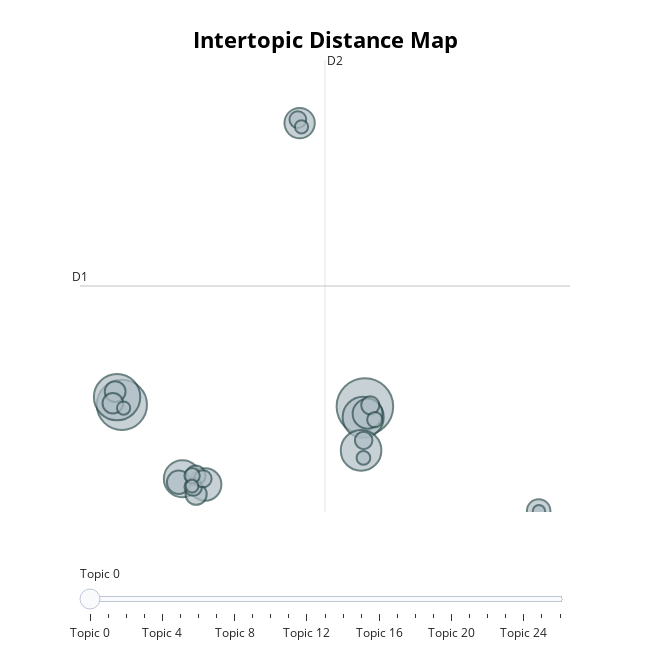

This figure's notebook cell:
### Code cell
topic_model.visualize_topics()

### Figure 1 — Plotly figure (JSON) as saved in the notebook; plotly's stock layout.template omitted (floating-point values rounded to 4 significant figures)
{"data": [{"customdata": [[0, "euro | area | monetary | policy | inflation", 272], [1, "market | bank | euro | rate | central", 214], [2, "payment | bank | digital | central | european", 183], [3, "policy | rate | bank | monetary | inflation", 143], [4, "financial | crisis | trichet | euro | stability", 140], [5, "financial | bank | policy | banking | market", 117], [6, "bank | banking | supervisor | risk | supervisory", 89], [7, "pandemic | inflation | support | continue | european", 78], [8, "bank | financial | area | euro | sector", 76], [9, "inflation | rate | policy | monetary | 2022", 47], [10, "financial | policy | crisis | country | monetary", 47], [11, "climate | risk | green | transition | environmental", 38], [12, "sepa | financial | payment | card | market", 37], [13, "euro | union | bank | area | banking", 36], [14, "financial | crisis | risk | market | policy", 33], [15, "monetary | policy | financial | price | crisis", 28], [16, "remain | medium | term | expect | growth", 26], [17, "financial | risk | bank | system | esrb", 26], [18, "supervision | banking | supervisory | bank | risk", 25], [19, "inflation | cent | energy | rate | remain", 24], [20, "cyber | resilience | infrastructure | ecrb | threat", 20], [21, "inflation | think | rate | policy | go", 20], [22, "die | der | la | euro | und", 16], [23, "greek | greece | programme | bank | government", 15], [24, "inflation | slide | price | pandemic | purchase", 15], [25, "ccp | clearing | resolution | recovery | risk", 14], [26, "pandemic | 2020 | policy | chart | monetary", 13]], "hovertemplate": "<b>Topic %{customdata[0]}</b><br>%{customdata[1]}<br>Size: %{customdata[2]}", "legendgroup": "", "marker": {"color": "#B0BEC5", "line": {"color": "DarkSlateGrey", "width": 2}, "size": [272, 214, 183, 143, 140, 117, 89, 78, 76, 47, 47, 38, 37, 36, 33, 28, 26, 26, 25, 24, 20, 20, 16, 15, 15, 14, 13], "sizemode": "area", "sizeref": 0.17, "symbol": "circle"}, "mode": "markers", "name": "", "orientation": "v", "showlegend": false, "type": "scatter", "x": [2.523, -15.99, -16.35, 2.391, 2.232, -11.38, -9.64, -2.448, 2.73, 15.76, -11.66, -10.33, -16.5, -16.68, -10.37, 2.933, 2.43, -10.56, -9.808, -2.584, -10.64, 3.276, 2.412, -15.86, -2.306, -10.64, 15.78], "xaxis": "x", "y": [4.2, 4.262, 4.559, 3.79, 2.525, 1.443, 1.224, 15.01, 3.923, 0.2146, 1.31, 0.8536, 4.768, 4.324, 1.569, 4.245, 2.907, 1.128, 1.445, 15.15, 1.56, 3.697, 2.239, 4.138, 14.87, 1.163, 0.2055], "yaxis": "y"}], "layout": {"annotations": [{"showarrow": false, "text": "D1", "x": -19.18, "y": 8.797, "yshift": 10}, {"showarrow": false, "text": "D2", "x": -0.5161, "xshift": 10, "y": 17.42}], "height": 650, "hoverlabel": {"bgcolor": "white", "font": {"family": "Rockwell", "size": 16}}, "legend": {"itemsizing": "constant", "tracegroupgap": 0}, "margin": {"t": 60}, "shapes": [{"line": {"color": "#CFD8DC", "width": 2}, "type": "line", "x0": -0.5161, "x1": -0.5161, "y0": 0.1747, "y1": 17.42}, {"line": {"color": "#9E9E9E", "width": 2}, "type": "line", "x0": -19.18, "x1": 18.15, "y0": 8.797, "y1": 8.797}], "sliders": [{"active": 0, "pad": {"t": 50}, "steps": [{"args": [{"marker.color": [["red", "#B0BEC5", "#B0BEC5", "#B0BEC5", "#B0BEC5", "#B0BEC5", "#B0BEC5", "#B0BEC5", "#B0BEC5", "#B0BEC5", "#B0BEC5", "#B0BEC5", "#B0BEC5", "#B0BEC5", "#B0BEC5", "#B0BEC5", "#B0BEC5", "#B0BEC5", "#B0BEC5", "#B0BEC5", "#B0BEC5", "#B0BEC5", "#B0BEC5", "#B0BEC5", "#B0BEC5", "#B0BEC5", "#B0BEC5"]]}], "label": "Topic 0", "method": "update"}, {"args": [{"marker.color": [["#B0BEC5", "red", "#B0BEC5", "#B0BEC5", "#B0BEC5", "#B0BEC5", "#B0BEC5", "#B0BEC5", "#B0BEC5", "#B0BEC5", "#B0BEC5", "#B0BEC5", "#B0BEC5", "#B0BEC5", "#B0BEC5", "#B0BEC5", "#B0BEC5", "#B0BEC5", "#B0BEC5", "#B0BEC5", "#B0BEC5", "#B0BEC5", "#B0BEC5", "#B0BEC5", "#B0BEC5", "#B0BEC5", "#B0BEC5"]]}], "label": "Topic 1", "method": "update"}, {"args": [{"marker.color": [["#B0BEC5", "#B0BEC5", "red", "#B0BEC5", "#B0BEC5", "#B0BEC5", "#B0BEC5", "#B0BEC5", "#B0BEC5", "#B0BEC5", "#B0BEC5", "#B0BEC5", "#B0BEC5", "#B0BEC5", "#B0BEC5", "#B0BEC5", "#B0BEC5", "#B0BEC5", "#B0BEC5", "#B0BEC5", "#B0BEC5", "#B0BEC5", "#B0BEC5", "#B0BEC5", "#B0BEC5", "#B0BEC5", "#B0BEC5"]]}], "label": "Topic 2", "method": "update"}, {"args": [{"marker.color": [["#B0BEC5", "#B0BEC5", "#B0BEC5", "red", "#B0BEC5", "#B0BEC5", "#B0BEC5", "#B0BEC5", "#B0BEC5", "#B0BEC5", "#B0BEC5", "#B0BEC5", "#B0BEC5", "#B0BEC5", "#B0BEC5", "#B0BEC5", "#B0BEC5", "#B0BEC5", "#B0BEC5", "#B0BEC5", "#B0BEC5", "#B0BEC5", "#B0BEC5", "#B0BEC5", "#B0BEC5", "#B0BEC5", "#B0BEC5"]]}], "label": "Topic 3", "method": "update"}, {"args": [{"marker.color": [["#B0BEC5", "#B0BEC5", "#B0BEC5", "#B0BEC5", "red", "#B0BEC5", "#B0BEC5", "#B0BEC5", "#B0BEC5", "#B0BEC5", "#B0BEC5", "#B0BEC5", "#B0BEC5", "#B0BEC5", "#B0BEC5", "#B0BEC5", "#B0BEC5", "#B0BEC5", "#B0BEC5", "#B0BEC5", "#B0BEC5", "#B0BEC5", "#B0BEC5", "#B0BEC5", "#B0BEC5", "#B0BEC5", "#B0BEC5"]]}], "label": "Topic 4", "method": "update"}, {"args": [{"marker.color": [["#B0BEC5", "#B0BEC5", "#B0BEC5", "#B0BEC5", "#B0BEC5", "red", "#B0BEC5", "#B0BEC5", "#B0BEC5", "#B0BEC5", "#B0BEC5", "#B0BEC5", "#B0BEC5", "#B0BEC5", "#B0BEC5", "#B0BEC5", "#B0BEC5", "#B0BEC5", "#B0BEC5", "#B0BEC5", "#B0BEC5", "#B0BEC5", "#B0BEC5", "#B0BEC5", "#B0BEC5", "#B0BEC5", "#B0BEC5"]]}], "label": "Topic 5", "method": "update"}, {"args": [{"marker.color": [["#B0BEC5", "#B0BEC5", "#B0BEC5", "#B0BEC5", "#B0BEC5", "#B0BEC5", "red", "#B0BEC5", "#B0BEC5", "#B0BEC5", "#B0BEC5", "#B0BEC5", "#B0BEC5", "#B0BEC5", "#B0BEC5", "#B0BEC5", "#B0BEC5", "#B0BEC5", "#B0BEC5", "#B0BEC5", "#B0BEC5", "#B0BEC5", "#B0BEC5", "#B0BEC5", "#B0BEC5", "#B0BEC5", "#B0BEC5"]]}], "label": "Topic 6", "method": "update"}, {"args": [{"marker.color": [["#B0BEC5", "#B0BEC5", "#B0BEC5", "#B0BEC5", "#B0BEC5", "#B0BEC5", "#B0BEC5", "red", "#B0BEC5", "#B0BEC5", "#B0BEC5", "#B0BEC5", "#B0BEC5", "#B0BEC5", "#B0BEC5", "#B0BEC5", "#B0BEC5", "#B0BEC5", "#B0BEC5", "#B0BEC5", "#B0BEC5", "#B0BEC5", "#B0BEC5", "#B0BEC5", "#B0BEC5", "#B0BEC5", "#B0BEC5"]]}], "label": "Topic 7", "method": "update"}, {"args": [{"marker.color": [["#B0BEC5", "#B0BEC5", "#B0BEC5", "#B0BEC5", "#B0BEC5", "#B0BEC5", "#B0BEC5", "#B0BEC5", "red", "#B0BEC5", "#B0BEC5", "#B0BEC5", "#B0BEC5", "#B0BEC5", "#B0BEC5", "#B0BEC5", "#B0BEC5", "#B0BEC5", "#B0BEC5", "#B0BEC5", "#B0BEC5", "#B0BEC5", "#B0BEC5", "#B0BEC5", "#B0BEC5", "#B0BEC5", "#B0BEC5"]]}], "label": "Topic 8", "method": "update"}, {"args": [{"marker.color": [["#B0BEC5", "#B0BEC5", "#B0BEC5", "#B0BEC5", "#B0BEC5", "#B0BEC5", "#B0BEC5", "#B0BEC5", "#B0BEC5", "red", "#B0BEC5", "#B0BEC5", "#B0BEC5", "#B0BEC5", "#B0BEC5", "#B0BEC5", "#B0BEC5", "#B0BEC5", "#B0BEC5", "#B0BEC5", "#B0BEC5", "#B0BEC5", "#B0BEC5", "#B0BEC5", "#B0BEC5", "#B0BEC5", "#B0BEC5"]]}], "label": "Topic 9", "method": "update"}, {"args": [{"marker.color": [["#B0BEC5", "#B0BEC5", "#B0BEC5", "#B0BEC5", "#B0BEC5", "#B0BEC5", "#B0BEC5", "#B0BEC5", "#B0BEC5", "#B0BEC5", "red", "#B0BEC5", "#B0BEC5", "#B0BEC5", "#B0BEC5", "#B0BEC5", "#B0BEC5", "#B0BEC5", "#B0BEC5", "#B0BEC5", "#B0BEC5", "#B0BEC5", "#B0BEC5", "#B0BEC5", "#B0BEC5", "#B0BEC5", "#B0BEC5"]]}], "label": "Topic 10", "method": "update"}, {"args": [{"marker.color": [["#B0BEC5", "#B0BEC5", "#B0BEC5", "#B0BEC5", "#B0BEC5", "#B0BEC5", "#B0BEC5", "#B0BEC5", "#B0BEC5", "#B0BEC5", "#B0BEC5", "red", "#B0BEC5", "#B0BEC5", "#B0BEC5", "#B0BEC5", "#B0BEC5", "#B0BEC5", "#B0BEC5", "#B0BEC5", "#B0BEC5", "#B0BEC5", "#B0BEC5", "#B0BEC5", "#B0BEC5", "#B0BEC5", "#B0BEC5"]]}], "label": "Topic 11", "method": "update"}, {"args": [{"marker.color": [["#B0BEC5", "#B0BEC5", "#B0BEC5", "#B0BEC5", "#B0BEC5", "#B0BEC5", "#B0BEC5", "#B0BEC5", "#B0BEC5", "#B0BEC5", "#B0BEC5", "#B0BEC5", "red", "#B0BEC5", "#B0BEC5", "#B0BEC5", "#B0BEC5", "#B0BEC5", "#B0BEC5", "#B0BEC5", "#B0BEC5", "#B0BEC5", "#B0BEC5", "#B0BEC5", "#B0BEC5", "#B0BEC5", "#B0BEC5"]]}], "label": "Topic 12", "method": "update"}, {"args": [{"marker.color": [["#B0BEC5", "#B0BEC5", "#B0BEC5", "#B0BEC5", "#B0BEC5", "#B0BEC5", "#B0BEC5", "#B0BEC5", "#B0BEC5", "#B0BEC5", "#B0BEC5", "#B0BEC5", "#B0BEC5", "red", "#B0BEC5", "#B0BEC5", "#B0BEC5", "#B0BEC5", "#B0BEC5", "#B0BEC5", "#B0BEC5", "#B0BEC5", "#B0BEC5", "#B0BEC5", "#B0BEC5", "#B0BEC5", "#B0BEC5"]]}], "label": "Topic 13", "method": "update"}, {"args": [{"marker.color": [["#B0BEC5", "#B0BEC5", "#B0BEC5", "#B0BEC5", "#B0BEC5", "#B0BEC5", "#B0BEC5", "#B0BEC5", "#B0BEC5", "#B0BEC5", "#B0BEC5", "#B0BEC5", "#B0BEC5", "#B0BEC5", "red", "#B0BEC5", "#B0BEC5", "#B0BEC5", "#B0BEC5", "#B0BEC5", "#B0BEC5", "#B0BEC5", "#B0BEC5", "#B0BEC5", "#B0BEC5", "#B0BEC5", "#B0BEC5"]]}], "label": "Topic 14", "method": "update"}, {"args": [{"marker.color": [["#B0BEC5", "#B0BEC5", "#B0BEC5", "#B0BEC5", "#B0BEC5", "#B0BEC5", "#B0BEC5", "#B0BEC5", "#B0BEC5", "#B0BEC5", "#B0BEC5", "#B0BEC5", "#B0BEC5", "#B0BEC5", "#B0BEC5", "red", "#B0BEC5", "#B0BEC5", "#B0BEC5", "#B0BEC5", "#B0BEC5", "#B0BEC5", "#B0BEC5", "#B0BEC5", "#B0BEC5", "#B0BEC5", "#B0BEC5"]]}], "label": "Topic 15", "method": "update"}, {"args": [{"marker.color": [["#B0BEC5", "#B0BEC5", "#B0BEC5", "#B0BEC5", "#B0BEC5", "#B0BEC5", "#B0BEC5", "#B0BEC5", "#B0BEC5", "#B0BEC5", "#B0BEC5", "#B0BEC5", "#B0BEC5", "#B0BEC5", "#B0BEC5", "#B0BEC5", "red", "#B0BEC5", "#B0BEC5", "#B0BEC5", "#B0BEC5", "#B0BEC5", "#B0BEC5", "#B0BEC5", "#B0BEC5", "#B0BEC5", "#B0BEC5"]]}], "label": "Topic 16", "method": "update"}, {"args": [{"marker.color": [["#B0BEC5", "#B0BEC5", "#B0BEC5", "#B0BEC5", "#B0BEC5", "#B0BEC5", "#B0BEC5", "#B0BEC5", "#B0BEC5", "#B0BEC5", "#B0BEC5", "#B0BEC5", "#B0BEC5", "#B0BEC5", "#B0BEC5", "#B0BEC5", "#B0BEC5", "red", "#B0BEC5", "#B0BEC5", "#B0BEC5", "#B0BEC5", "#B0BEC5", "#B0BEC5", "#B0BEC5", "#B0BEC5", "#B0BEC5"]]}], "label": "Topic 17", "method": "update"}, {"args": [{"marker.color": [["#B0BEC5", "#B0BEC5", "#B0BEC5", "#B0BEC5", "#B0BEC5", "#B0BEC5", "#B0BEC5", "#B0BEC5", "#B0BEC5", "#B0BEC5", "#B0BEC5", "#B0BEC5", "#B0BEC5", "#B0BEC5", "#B0BEC5", "#B0BEC5", "#B0BEC5", "#B0BEC5", "red", "#B0BEC5", "#B0BEC5", "#B0BEC5", "#B0BEC5", "#B0BEC5", "#B0BEC5", "#B0BEC5", "#B0BEC5"]]}], "label": "Topic 18", "method": "update"}, {"args": [{"marker.color": [["#B0BEC5", "#B0BEC5", "#B0BEC5", "#B0BEC5", "#B0BEC5", "#B0BEC5", "#B0BEC5", "#B0BEC5", "#B0BEC5", "#B0BEC5", "#B0BEC5", "#B0BEC5", "#B0BEC5", "#B0BEC5", "#B0BEC5", "#B0BEC5", "#B0BEC5", "#B0BEC5", "#B0BEC5", "red", "#B0BEC5", "#B0BEC5", "#B0BEC5", "#B0BEC5", "#B0BEC5", "#B0BEC5", "#B0BEC5"]]}], "label": "Topic 19", "method": "update"}, {"args": [{"marker.color": [["#B0BEC5", "#B0BEC5", "#B0BEC5", "#B0BEC5", "#B0BEC5", "#B0BEC5", "#B0BEC5", "#B0BEC5", "#B0BEC5", "#B0BEC5", "#B0BEC5", "#B0BEC5", "#B0BEC5", "#B0BEC5", "#B0BEC5", "#B0BEC5", "#B0BEC5", "#B0BEC5", "#B0BEC5", "#B0BEC5", "red", "#B0BEC5", "#B0BEC5", "#B0BEC5", "#B0BEC5", "#B0BEC5", "#B0BEC5"]]}], "label": "Topic 20", "method": "update"}, {"args": [{"marker.color": [["#B0BEC5", "#B0BEC5", "#B0BEC5", "#B0BEC5", "#B0BEC5", "#B0BEC5", "#B0BEC5", "#B0BEC5", "#B0BEC5", "#B0BEC5", "#B0BEC5", "#B0BEC5", "#B0BEC5", "#B0BEC5", "#B0BEC5", "#B0BEC5", "#B0BEC5", "#B0BEC5", "#B0BEC5", "#B0BEC5", "#B0BEC5", "red", "#B0BEC5", "#B0BEC5", "#B0BEC5", "#B0BEC5", "#B0BEC5"]]}], "label": "Topic 21", "method": "update"}, {"args": [{"marker.color": [["#B0BEC5", "#B0BEC5", "#B0BEC5", "#B0BEC5", "#B0BEC5", "#B0BEC5", "#B0BEC5", "#B0BEC5", "#B0BEC5", "#B0BEC5", "#B0BEC5", "#B0BEC5", "#B0BEC5", "#B0BEC5", "#B0BEC5", "#B0BEC5", "#B0BEC5", "#B0BEC5", "#B0BEC5", "#B0BEC5", "#B0BEC5", "#B0BEC5", "red", "#B0BEC5", "#B0BEC5", "#B0BEC5", "#B0BEC5"]]}], "label": "Topic 22", "method": "update"}, {"args": [{"marker.color": [["#B0BEC5", "#B0BEC5", "#B0BEC5", "#B0BEC5", "#B0BEC5", "#B0BEC5", "#B0BEC5", "#B0BEC5", "#B0BEC5", "#B0BEC5", "#B0BEC5", "#B0BEC5", "#B0BEC5", "#B0BEC5", "#B0BEC5", "#B0BEC5", "#B0BEC5", "#B0BEC5", "#B0BEC5", "#B0BEC5", "#B0BEC5", "#B0BEC5", "#B0BEC5", "red", "#B0BEC5", "#B0BEC5", "#B0BEC5"]]}], "label": "Topic 23", "method": "update"}, {"args": [{"marker.color": [["#B0BEC5", "#B0BEC5", "#B0BEC5", "#B0BEC5", "#B0BEC5", "#B0BEC5", "#B0BEC5", "#B0BEC5", "#B0BEC5", "#B0BEC5", "#B0BEC5", "#B0BEC5", "#B0BEC5", "#B0BEC5", "#B0BEC5", "#B0BEC5", "#B0BEC5", "#B0BEC5", "#B0BEC5", "#B0BEC5", "#B0BEC5", "#B0BEC5", "#B0BEC5", "#B0BEC5", "red", "#B0BEC5", "#B0BEC5"]]}], "label": "Topic 24", "method": "update"}, {"args": [{"marker.color": [["#B0BEC5", "#B0BEC5", "#B0BEC5", "#B0BEC5", "#B0BEC5", "#B0BEC5", "#B0BEC5", "#B0BEC5", "#B0BEC5", "#B0BEC5", "#B0BEC5", "#B0BEC5", "#B0BEC5", "#B0BEC5", "#B0BEC5", "#B0BEC5", "#B0BEC5", "#B0BEC5", "#B0BEC5", "#B0BEC5", "#B0BEC5", "#B0BEC5", "#B0BEC5", "#B0BEC5", "#B0BEC5", "red", "#B0BEC5"]]}], "label": "Topic 25", "method": "update"}, {"args": [{"marker.color": [["#B0BEC5", "#B0BEC5", "#B0BEC5", "#B0BEC5", "#B0BEC5", "#B0BEC5", "#B0BEC5", "#B0BEC5", "#B0BEC5", "#B0BEC5", "#B0BEC5", "#B0BEC5", "#B0BEC5", "#B0BEC5", "#B0BEC5", "#B0BEC5", "#B0BEC5", "#B0BEC5", "#B0BEC5", "#B0BEC5", "#B0BEC5", "#B0BEC5", "#B0BEC5", "#B0BEC5", "#B0BEC5", "#B0BEC5", "red"]]}], "label": "Topic 26", "method": "update"}]}], "title": {"font": {"color": "Black", "size": 22}, "text": "<b>Intertopic Distance Map</b>", "x": 0.5, "xanchor": "center", "y": 0.95, "yanchor": "top"}, "width": 650, "xaxis": {"anchor": "y", "domain": [0, 1], "range": [-19.18, 18.15], "title": {"text": ""}, "visible": false}, "yaxis": {"anchor": "x", "domain": [0, 1], "range": [0.1747, 17.42], "title": {"text": ""}, "visible": false}}}
